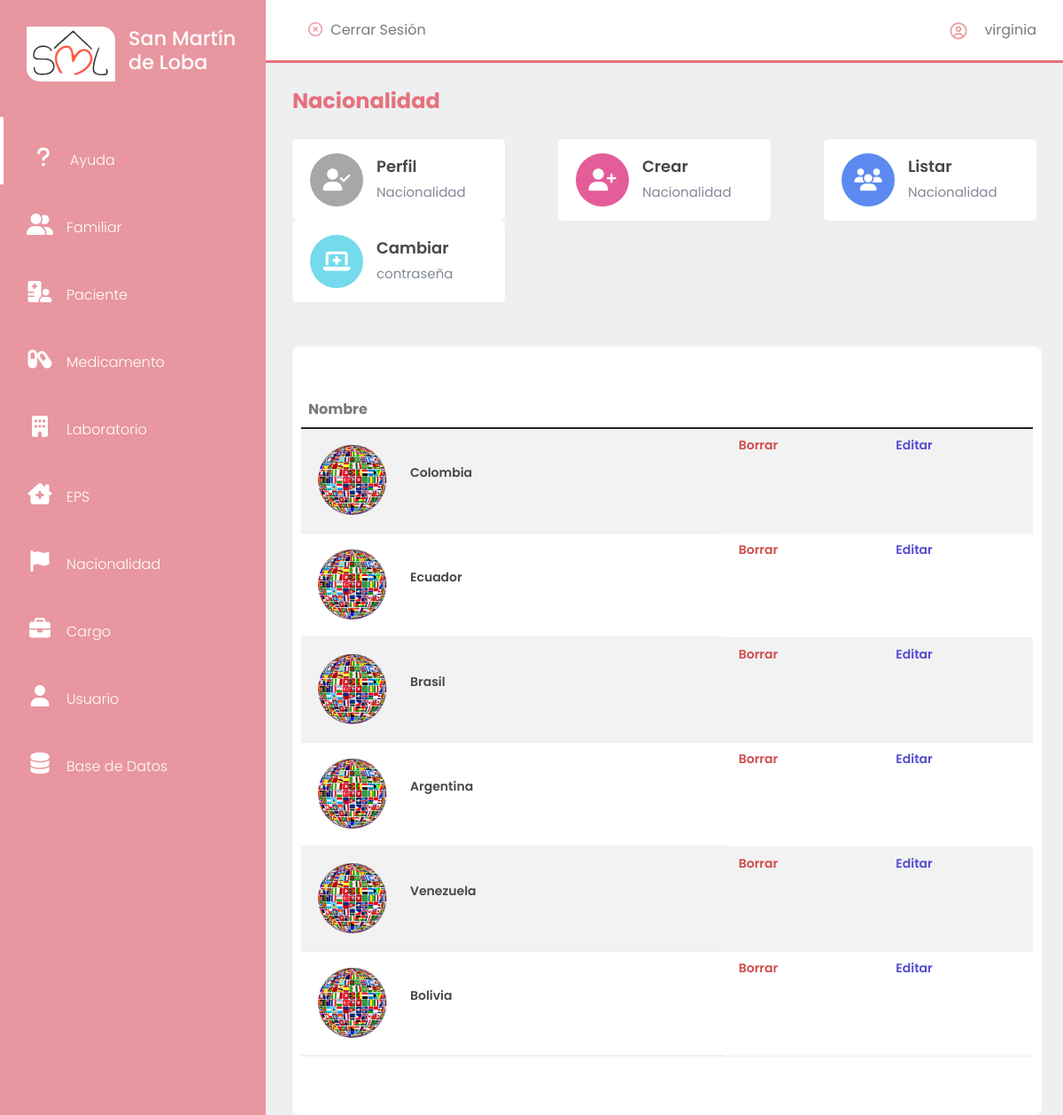
The app's page /nacionalidad/ (signed in), older data.
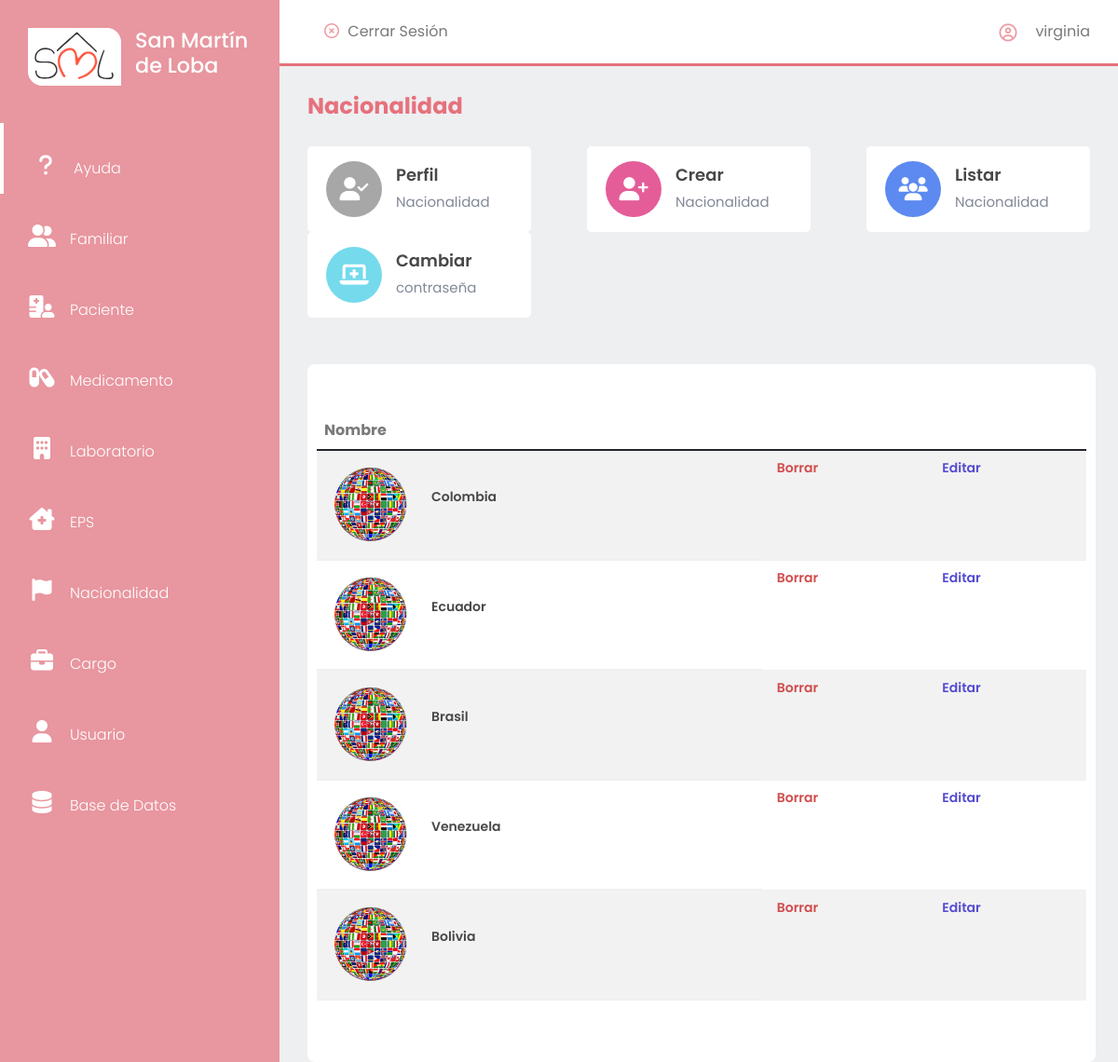
The same page, newer data.
### nacionalidad/models.py (models this page shows, shortened)
class Nacionalidad(models.Model):
    nombre = models.CharField(max_length = 50, unique = True, verbose_name = 'Nombre')
    class Estado(models.TextChoices):
        ACTIVO = '1', _('Activo')
        INACTIVO = '0', _('Inactivo')
    estado = models.CharField(max_length = 1, choices = Estado.choices, default = Estado.ACTIVO, verbose_name = 'Estado')
    fechaCreacion = models.DateField(verbose_name = 'Fecha de Creación', null = True, blank = False, default = datetime.date.today)

### nacionalidad/views.py (the view)
# urls.py: path('nacionalidad/', include('nacionalidad.urls')),
@login_required
def nacionalidad(request):
    titulo = 'Nacionalidad'
    cargaInicial = Nacionalidad.objects.all()
    nacionalidades = []
    for nacionalidad in cargaInicial:
        if nacionalidad.estado != '0':
            nacionalidades.append(nacionalidad)
    context = {
        'titulo': titulo,
        'nacionalidades': nacionalidades,
        'url': '',
        'urlCrear': 'crear/',
        'urlListar': 'listar/'
    }
    return render(request, 'nacionalidad/nacionalidades.html', context)

### base/templates/nacionalidad/nacionalidades.html (shortened to what this page needs)
{% extends 'partials/app.html' %}
{% load static %}
{% block contenido %}
    {% include 'partials/sidebar.html' %}
        <section id="interface">
            {% include 'partials/nav-app.html' %}
            <div class="board">
                <table id="example" class="table table-striped tabla-datos" style="width:100%">
                    <thead>
                        <tr>
                            <th>Nombre</th>
                            <th></th>
                            <th></th>
                        </tr>
                    </thead>
                    <tbody>
                        {% for nacionalidad in nacionalidades %}
                            <tr>
                                <td class="people">
                                    <img src="{% static 'img/banderas.png' %}" alt="">
                                    <div class="people-de">
                                        <h5>{{nacionalidad.nombre}}</h5>
                                    </div>
                                </td>
                                <td class="role">
                                    <a class="boton-modal" data-bs-toggle="modal" data-bs-target="#borrarModal{{nacionalidad.id}}"><label for="btn-modal">Borrar</label></a>
                                </td>
                                <td class="edit">
                                    <a class="boton" data-bs-toggle="modal" data-bs-target="#editarModal{{nacionalidad.id}}"><label for="btn">Editar</label></a>
                                </td>
                        </tr>
                        {% endfor %}
                    </tbody>
                </table>
            </div>
        </section>
{% endblock contenido %}

### base/templates/partials/app.html (shortened to what this page needs)
{% load static %}
{% load bootstrap5 %}
{% bootstrap_css %}
<!DOCTYPE html>
<html lang="es">
  <head>
    <link rel="stylesheet" href="{% static 'css/bootstrap.min.css' %}" />
    <link href="https://cdn.jsdelivr.net/npm/bootstrap@5.1.3/dist/css/bootstrap.min.css" rel="stylesheet">
    <link rel="stylesheet" type="text/css" href="https://cdn.datatables.net/v/bs5/jq-3.6.0/jszip-2.5.0/dt-1.12.1/b-2.2.3/b-html5-2.2.3/b-print-2.2.3/datatables.min.css"/>
    <link rel="stylesheet" href="https://cdnjs.cloudflare.com/ajax/libs/font-awesome/6.1.2/css/all.min.css" />
    <link rel="stylesheet" href="{% static 'css/jquery.toast.css' %}">
    <link rel="stylesheet" href="{% static 'toastr/toastr.min.css' %}">
    <link rel="stylesheet" href="{% static 'css/modal.css' %}">
    <link rel="stylesheet" href="{% static 'css/usuario.css' %}">
    <link rel="stylesheet" href="{% static 'css/usuario-crear.css' %}">
  </head>
  <body>
    {% block contenido %}
    {% endblock contenido %}
  </body>
</html>

### base/templates/partials/sidebar.html
{% load static %}
<section id="menu">
    <div class="logo">
        <a data-bs-toggle="mensaje" title="Ir a Inicio" href="{% url 'cerrarSesion' %}">
            <img src="{% static 'img/logoSML4.svg' %}" alt="Logo">
        </a>
        <h2>San Martín de Loba</h2>
    </div>
    <div class="items">
        <li data-bs-toggle="mensaje" title="Acceso a Ayuda"><i class="fas fa-question icon icono"></i><a href="{% url 'manual' %}" target="_blank">Ayuda</a></li>
        <li data-bs-toggle="mensaje" title="Acceso a Familiar"><i class="fas fa-user-friends icono"></i><a href="{% url 'familiar' %}">Familiar</a></li>
        <li data-bs-toggle="mensaje" title="Acceso a Pacientes"><i class="fas fa-hospital-user icono"></i><a href="{% url 'pacientes' %}">Paciente</a></li>
        <li data-bs-toggle="mensaje" title="Acceso a Medicamento"><i class="fas fa-capsules icono"></i><a href="{% url 'medicamentos' %}">Medicamento</a></li>
        <li data-bs-toggle="mensaje" title="Acceso a Laboratorio"><i class="fas fa-building icono"></i><a href="{% url 'laboratorio' %}">Laboratorio</a></li>
        <li data-bs-toggle="mensaje" title="Acceso a Eps"><i class="fas fa-clinic-medical icono"></i><a href="{% url 'eps' %}">EPS</a></li>
        <li data-bs-toggle="mensaje" title="Acceso a Nacionalidad"><i class="fas fa-flag icono"></i><a href="{% url 'nacionalidades' %}">Nacionalidad</a></li>
        {% if request.user.username == 'virginia' or request.user.username == 'admin' %}
        <li data-bs-toggle="mensaje" title="Acceso a Cargo"><i class="fas fa-briefcase icono"></i><a href="{% url 'cargos' %}">Cargo</a></li>
        <li data-bs-toggle="mensaje" title="Acceso a Usuario"><i class="fas fa-user icon icono"></i><a href="{% url 'usuarios' %}">Usuario</a></li>
        <li data-bs-toggle="mensaje" title="Acceso a BD"><i class="fas fa-database icon icono"></i><a href="{% url 'basedatos' %}">Base de Datos</a></li>
        {% endif %}
    </div>
</section>

### base/templates/partials/nav-app.html (shortened to what this page needs)
{% load static %}
<div class="navigation">
    <div class="n1">
        <div class="btn salir"><i class="far fa-times-circle"></i></i>
            <a class="boton-sumar" data-bs-toggle="modal" data-bs-target="#cerrarSesion"><label for="btn-modal"></label>Cerrar Sesión</a>
        </div>
    </div>
    <div class="profile">
        <i class="far fa-user-circle" style="color: rgba(230, 113, 124, .7);"></i>
        <span>{{ request.user.username }}</span>
    </div>
</div>
<h3 class="i-name">
    {{titulo}}
</h3>
<div class="values">
    <a class="vinculos" href="{{url}}">
        <div class="val-box">
            <i id="v1" class="fas fa-user-check"></i>
            <div>
                <h3>Perfil</h3>
                <span>{{titulo}}</span>
            </div>
        </div>
    </a>
    <a class="vinculos" href="{{urlCrear}}">
        <div class="val-box">
            <i id="v3" class="fas fa-user-plus"></i>
            <div>
                <h3>Crear</h3>
                <span>{{titulo}}</span>
            </div>
        </div>
    </a>
    <a class="vinculos" href="{{urlListar}}">
        <div class="val-box">
            <i id="v2" class="fas fa-users"></i>
            <div>
                <h3>Listar</h3>
                <span>{{titulo}}</span>
            </div>
        </div>
    </a>
    <a class="vinculos" href="{% url 'password_change' %}">
        <div class="val-box">
            <i id="v4" class="fas fa-laptop-medical"></i>
            <div>
                <h3>Cambiar</h3>
                <span>contraseña</span>
            </div>
        </div>
    </a>
</div>

### base/templates/partials/toast.html (shortened to what this page needs)
{% load static %}

### base/templates/partials/js.html (shortened to what this page needs)
{% load static %}

### static/css/usuario.css (style rules this page uses)
* { margin: 0; padding: 0; box-sizing: border-box; font-family: 'Poppins', sans-serif; }
body { width: 100%; background: #eeeff1 !important; position: relative; display: flex; }
#menu { background: rgba(230, 113, 124, .7); width: 300px; height: 100%; position: fixed; top: 0; left: 0; z-index: 1; overflow: auto; }
#menu .logo { display: flex; align-items: center; color: #fff; padding: 30px 0 0 30px; }
#menu .logo h2 { font-size: 1.4rem; }
#menu .logo img { width: 100px; margin-right: 15px; }
#menu .items { margin-top: 40px; }
#menu .items li { list-style: none; padding: 15px 0; transition: 0.3s ease; }
#menu .items i { list-style: none; padding: 15px 0; transition: 0.3s ease; }
#menu .items li:nth-child(1) { border-left: 4px solid #fff; }
#menu .items li i { color: #fff; width: 40px; height: 40px; line-height: 30px; text-align: center; font-size: 24px !important; margin: 0 10px 0 25px; }
#menu .items li a { text-decoration: none; color: #fff; font-weight: 300; transition: 0.3s ease; }
#interface { width: calc(100% - 300px); margin-left: 300px; position: relative; }
#interface .navigation { display: flex; align-items: center; justify-content: space-between; background: #fff; padding: 15px 30px; border-bottom: 3px solid #e6717c; position: fixed; width: calc(100% - 300px); z-index: 1; }
.salir i { margin: 0 5px; color:rgba(230, 113, 124, .7); }
.salir a { color: #7a7a7a; text-decoration: none; }
#interface .navigation .profile { display: flex; justify-content: flex-start; align-items: center; }
#interface .navigation .profile i { margin-right: 20px; font-size: 19px; font-weight: 400; }
#interface .navigation .profile span { color: #7a7a7a; }
.n1 { display: flex; justify-content: flex-start; align-items: center; }
.i-name { color: #e6717c; padding: 30px 30px 0 30px; font-size: 24px; font-weight: 700; margin-top: 70px; }
.vinculos { text-decoration: none; color: #000; }
.values { padding: 20px 30px; display: flex; justify-content: space-between; align-items: center; flex-wrap: wrap; }
.values .val-box { background: #fff; width: 240px; padding: 16px 20px; border-radius: 5px; display: flex; justify-content: flex-start; align-items: center; }
.values .val-box i { font-size: 25px; width: 60px; height: 60px; line-height: 60px; border-radius: 50%; text-align: center; color: #fff; margin-right: 15px; }
#v1 { background: #a7a7a7; }
#v2 { background: #5c8af0; }
#v3 { background: #e45d99; }
#v4 { background: #74daec; }
.values .val-box h3 { font-size: 18px; font-weight: 600; color: #484848; }
.values .val-box span { font-size: 15px; color: #828997; }
.board { width: 94%; margin: 30px 0 30px 30px; overflow: auto; background: #fff; border-radius: 8px; z-index: -1; padding: 50px 10px; }
.board img { width: 45px; height: 45px; object-fit: cover; border-radius: 50%; margin-right: 15px; }
.board h5 { font-weight: 600; font-size: 14px; }
.board .people { display: flex; justify-content: flex-start; align-items: center; text-align: start; }
.board .people img { width: 100px; height: 100px; }
.tabla-datos th { color: #7a7a7a; }
.tabla-datos td h5 { color: #484848; }
table { border-collapse: collapse; }
tr { border-bottom: 1px solid #eef0f3; }
tbody tr td { padding: 10px 15px; }
.role a { border-radius: 3px; padding: 8px; text-decoration: none; font-size: 14px; color: #d14c4c; font-weight: 600; transition: .3s ease; }
.edit a { border-radius: 3px; padding: 8px; text-decoration: none; font-size: 14px; color: #554cd1; font-weight: 600; }

Row changes from the older to the newer data that the page shows:
removed Nacionalidad: nombre "Argentina"
